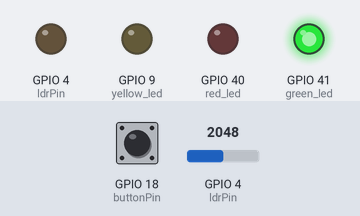
A sketch run on a simulated ESP32-S3. Shown: output pins drawn as LEDs (lit = HIGH). Inputs (shaded band) come from the test bench; at power-on: GPIO 4 (ldrPin) = 2048, GPIO 18 (buttonPin) HIGH. WiFi joins after 1.5 s; servers stay silent unless stated; what the sketch prints to the serial monitor is not drawn.

Above: at 3.7 s.
At 6.2 s:
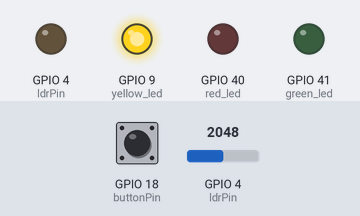
At 9.7 s:
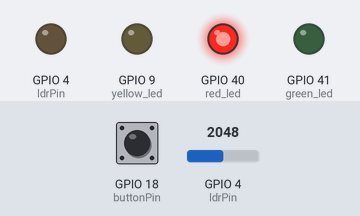
Timing chart, 0 to 15.2 s (numbered marks = the images above):
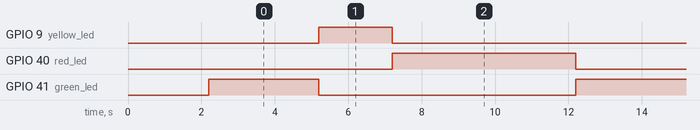

The sketch:

sketch.ino
```cpp
#include <WiFi.h>
#include <HTTPClient.h>


#define green_led 41 // number of green led pin
#define red_led 40 // number of red led pin
#define yellow_led 9 // number of yellow led pin

const int buttonPin = 18;  // the number of the pushbutton pin
int buttonState = 0;  // variable for reading the pushbutton status

const int ldrPin = 4;  // the number of the ldr pin
int threshold= -1;

void setup() {

  // initial setting of the pins for led control as (OUTPUTS)

  pinMode(green_led,OUTPUT);
  pinMode(red_led,OUTPUT);
  pinMode(yellow_led, OUTPUT);

  // initialize entries
  pinMode(buttonPin, INPUT); // Initialize the pushbutton pin as an input
  pinMode(ldrPin, OUTPUT);

  digitalWrite(green_led, LOW);
  digitalWrite(red_led, LOW);
  digitalWrite(yellow_led, LOW);

  Serial.begin(9600); // setting for debug by serial interface between ESP and the desktop with baud rate 9600

  WiFi.begin("Wokwi-GUEST", ""); // conection to open WiFi with SSID Wokwi-GUEST

  while (WiFi.status() != WL_CONNECTED) {
    delay(1000);
    Serial.print(".");
  }
  Serial.println("Wifi conected sucessfully!"); // considerating that get off the loop above, ESP32 now is conected on WiFi (other option is putting this command on the if below)

  // Verifify button state
  buttonState = digitalRead(buttonPin);
  if (buttonState == HIGH) {
    Serial.println("Button pressed!");
  } else {
    Serial.println("Button not pressed!");
  }

  if(WiFi.status() == WL_CONNECTED){ // if esp32 is conected to wifi
    HTTPClient http;

    String serverPath = "wss://netwi.wokwi.com/"; // Endpoint for HTTP requisition

    http.begin(serverPath.c_str());

    int httpResponseCode = http.GET(); // code to the result of the http requisition

    if (httpResponseCode>0) {
      Serial.print("HTTP Response code: ");
      Serial.println(httpResponseCode);
      String payload = http.getString();
      Serial.println(payload);
      }
    else {
      Serial.print("Error code: ");
      Serial.println(httpResponseCode);
      }
      http.end();
    }

  else {
    Serial.println("WiFi Disconnected");
  }
}

void loop() {
  int ldrstatus = analogRead(ldrPin);

  if(ldrstatus <= threshold){
    Serial.print("its dark turn on led");
    digitalWrite(yellow_led, HIGH);
    delay(1000);
    digitalWrite(yellow_led, LOW);
    delay(1000);
    Serial.println(ldrstatus);
  }else{
    Serial.print("its bright turn off light");
    digitalWrite(green_led, HIGH);
    delay(3000);
    digitalWrite(green_led, LOW);
    digitalWrite(yellow_led, HIGH);
    delay(2000);
    digitalWrite(yellow_led, LOW);
    digitalWrite(red_led, HIGH);
    delay(5000);
    digitalWrite(red_led, LOW);
    Serial.println(ldrstatus);

  }
}
```

Measured:
- by itself, GPIO 9 (yellow_led): alternates HIGH for 2.0 s and LOW for 8.0 s
- by itself, GPIO 40 (red_led): alternates HIGH for 5.0 s and LOW for 5.0 s
- by itself, GPIO 41 (green_led): alternates HIGH for 3.0 s and LOW for 7.0 s
